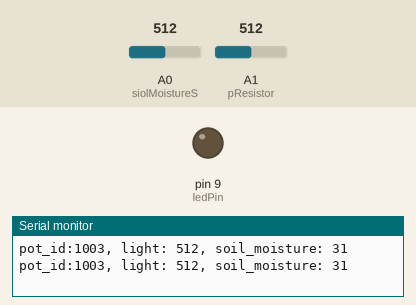
The sketch below on a simulated Arduino Uno, built with avr-gcc and run on an emulated ATmega328P. On the bench: output pins drawn as LEDs (lit = HIGH), the last lines printed to the serial monitor. The test bench sets the inputs (shaded band); at power-on: A1 (pResistor) = 512, A0 (siolMoistureS) = 512.

Above: at 6.8 s.
6.9 s: A1 (pResistor) set to 54
18.8 s: A1 (pResistor) set to 46
At 30.5 s:
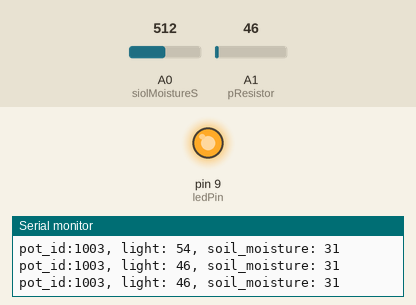
30.7 s: A1 (pResistor) set to 122
At 42.4 s:
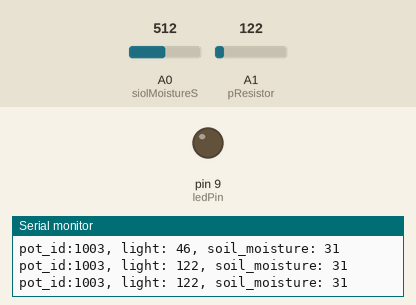
42.6 s: A1 (pResistor) set to 0
At 54.9 s:
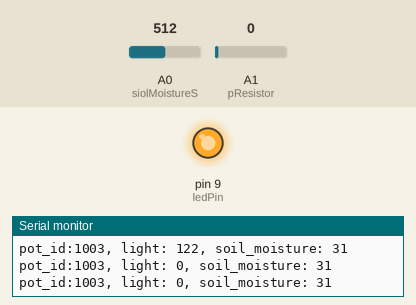
Timing chart, 0 to 55.5 s (numbered marks = the images above; inputs shaded):
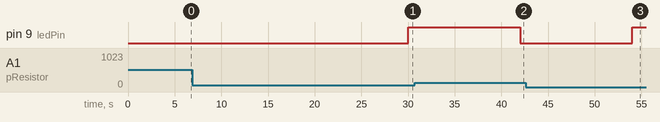

The sketch:

arduino_gardening.ino
```cpp
#include <Adafruit_AHTX0.h>
 Adafruit_AHTX0 aht;

//Constants
const int pot_id = 1003;
const int siolMoistureS = A0; //Soilmoisture sensor at analog pin A0
const int pResistor = A1; // Photoresistor at Arduino analog pin A1
const int ledPin = 9;       // Led pin at Arduino pin 9


const int nightLight=50;      //threshold for sunlight after sunset
const int waterValue = 265;  //value from sensor in water
const int airValue = 627;   //value from a dry sensor in the air
const int moisturizedSoil = 310;  // threshold for moisturized soil
const int drySoil = 470;           //threshold for dry soil

const int drySoilPercent = map(drySoil, airValue, waterValue, 0, 100);
const int moisturizedSoilPercent = map(moisturizedSoil, airValue, waterValue, 0, 100);

//Variables
int sunlightValue;          // Store value from photoresistor
int soilMoistureValue = 0;  // Store value from siolMoisture sensor
int soilMoisturePercent=0;  //soil moisture converted to percentages

void setup() {
//  Serial.begin(38400); // open serial port
  pinMode(ledPin, OUTPUT);  // Set lepPin - 9 pin as an output
  pinMode(pResistor, INPUT);// Set pResistor - A1 pin as an input
  Serial.begin(9600); // open the serial port at 9600 bps:

//  if (! aht.begin()) {
//    Serial.println("Could not find AHT? Check wiring");
//    while (1) delay(10);
//    }
//    Serial.println("AHT10 or AHT20 found");
//
}
void loop() {
  soilMoistureValue = analogRead(siolMoistureS);  // read soilMoisture value
  soilMoisturePercent = map(soilMoistureValue, airValue, waterValue, 0, 100);
  sunlightValue = analogRead(pResistor);          // read light value from photoresistor
  Serial.print("pot_id:");
  Serial.print(pot_id);
  Serial.print(", light: ");
  Serial.print(sunlightValue);
  Serial.print(", soil_moisture: ");
  Serial.println(soilMoisturePercent);

  delay(6000);

//  sensors_event_t humidity, temp;
//  aht.getEvent(&humidity, &temp);// populate temp and humidity objects with fresh data

//  Serial.print("Temperature: ");
//  Serial.print(temp.temperature);
//  Serial.println(" degrees C");
//  Serial.print("Humidity: ");
//  Serial.print(humidity.relative_humidity);
//  Serial.println("% rH");


  if (sunlightValue > nightLight){
      digitalWrite(ledPin, LOW);  //Turn led off
  }
  else{
    if(soilMoisturePercent < drySoilPercent){
      digitalWrite(ledPin, HIGH); //Turn led on
    }
    else if (soilMoisturePercent > moisturizedSoilPercent){
      digitalWrite(ledPin, LOW);  //Turn led off
    }
  }
}
```

Measured:
- the behaviour switches between 51 and 50 on A1 (pResistor) (found by bisection; images 0 and 1)
- after the input at 18.8 s, pin 9 (ledPin): LOW → HIGH after 11.2 s
- after the input at 30.7 s, pin 9 (ledPin): HIGH → LOW after 11.3 s
- after the input at 42.6 s, pin 9 (ledPin): LOW → HIGH after 11.4 s
